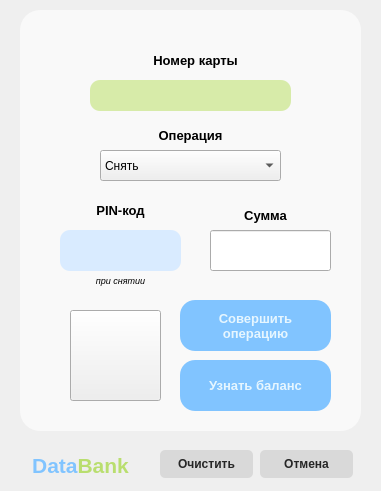
<?xml version="1.0" encoding="UTF-8"?>
<ui version="4.0">
 <class>Bankomat</class>
 <widget class="QDialog" name="Bankomat">
  <property name="geometry">
   <rect>
    <x>0</x>
    <y>0</y>
    <width>381</width>
    <height>491</height>
   </rect>
  </property>
  <property name="windowTitle">
   <string>Dialog</string>
  </property>
  <widget class="QLabel" name="label_7">
   <property name="geometry">
    <rect>
     <x>10</x>
     <y>450</y>
     <width>141</width>
     <height>31</height>
    </rect>
   </property>
   <property name="cursor">
    <cursorShape>CrossCursor</cursorShape>
   </property>
   <property name="text">
    <string>&lt;html&gt;&lt;head/&gt;&lt;body&gt;&lt;p align=&quot;center&quot;&gt;&lt;span style=&quot; font-size:16pt; font-weight:600; color:#81c4ff;&quot;&gt;Data&lt;/span&gt;&lt;span style=&quot; font-size:16pt; font-weight:600; color:#b9de6f;&quot;&gt;Bank&lt;/span&gt;&lt;/p&gt;&lt;/body&gt;&lt;/html&gt;</string>
   </property>
  </widget>
  <widget class="QPushButton" name="cancel_2">
   <property name="geometry">
    <rect>
     <x>160</x>
     <y>450</y>
     <width>93</width>
     <height>28</height>
    </rect>
   </property>
   <property name="cursor">
    <cursorShape>PointingHandCursor</cursorShape>
   </property>
   <property name="styleSheet">
    <string notr="true">QPushButton:hover{background: #ebc834; border-radius: 5px; border: 0.2px solid #d7eba9; color: #ffffff; font-size: 9pt; font-weight: bold;}																
QPushButton{background: #d9d9d9; border-radius: 5px; color: #262626; font-size: 9pt; font-weight: bold;}</string>
   </property>
   <property name="text">
    <string>Очистить</string>
   </property>
  </widget>
  <widget class="QGroupBox" name="groupBox">
   <property name="geometry">
    <rect>
     <x>20</x>
     <y>10</y>
     <width>341</width>
     <height>421</height>
    </rect>
   </property>
   <property name="styleSheet">
    <string notr="true">QGroupBox{background: #F9F9F9;
border-radius: 20px;}
</string>
   </property>
   <property name="title">
    <string/>
   </property>
   <widget class="QLabel" name="label_4">
    <property name="geometry">
     <rect>
      <x>80</x>
      <y>30</y>
      <width>191</width>
      <height>41</height>
     </rect>
    </property>
    <property name="text">
     <string>&lt;html&gt;&lt;head/&gt;&lt;body&gt;&lt;p align=&quot;center&quot;&gt;&lt;span style=&quot; font-size:10pt; font-weight:600;&quot;&gt;Номер карты&lt;/span&gt;&lt;/p&gt;&lt;/body&gt;&lt;/html&gt;</string>
    </property>
    <property name="alignment">
     <set>Qt::AlignCenter</set>
    </property>
   </widget>
   <widget class="QLineEdit" name="cardNumber">
    <property name="geometry">
     <rect>
      <x>70</x>
      <y>70</y>
      <width>201</width>
      <height>31</height>
     </rect>
    </property>
    <property name="styleSheet">
     <string notr="true">background: #d7eba9;
border-radius: 10px;
</string>
    </property>
    <property name="maxLength">
     <number>16</number>
    </property>
   </widget>
   <widget class="QPushButton" name="createButton">
    <property name="geometry">
     <rect>
      <x>160</x>
      <y>290</y>
      <width>151</width>
      <height>51</height>
     </rect>
    </property>
    <property name="styleSheet">
     <string notr="true">QPushButton{background: #81C4FF; border-radius: 15px; color: #e6f6ff; font-size: 10pt; font-weight: bold;} 
QPushButton:hover{background: #e6f6ff; border-radius: 15px; color: #81C4FF; font-size: 10pt; font-weight: bold;}</string>
    </property>
    <property name="text">
     <string>Совершить
операцию</string>
    </property>
   </widget>
   <widget class="QComboBox" name="comboBox">
    <property name="geometry">
     <rect>
      <x>80</x>
      <y>140</y>
      <width>181</width>
      <height>31</height>
     </rect>
    </property>
    <item>
     <property name="text">
      <string>Cнять</string>
     </property>
    </item>
    <item>
     <property name="text">
      <string>Положить</string>
     </property>
    </item>
   </widget>
   <widget class="QLabel" name="label">
    <property name="geometry">
     <rect>
      <x>50</x>
      <y>110</y>
      <width>241</width>
      <height>31</height>
     </rect>
    </property>
    <property name="text">
     <string>&lt;html&gt;&lt;head/&gt;&lt;body&gt;&lt;p align=&quot;center&quot;&gt;&lt;span style=&quot; font-size:10pt; font-weight:600;&quot;&gt;Операция&lt;/span&gt;&lt;/p&gt;&lt;/body&gt;&lt;/html&gt;</string>
    </property>
   </widget>
   <widget class="QLineEdit" name="deposit">
    <property name="geometry">
     <rect>
      <x>190</x>
      <y>220</y>
      <width>121</width>
      <height>41</height>
     </rect>
    </property>
   </widget>
   <widget class="QLabel" name="label_5">
    <property name="geometry">
     <rect>
      <x>200</x>
      <y>190</y>
      <width>91</width>
      <height>31</height>
     </rect>
    </property>
    <property name="text">
     <string>&lt;html&gt;&lt;head/&gt;&lt;body&gt;&lt;p align=&quot;center&quot;&gt;&lt;span style=&quot; font-size:10pt; font-weight:600;&quot;&gt;Сумма&lt;/span&gt;&lt;/p&gt;&lt;/body&gt;&lt;/html&gt;</string>
    </property>
   </widget>
   <widget class="QLineEdit" name="pin">
    <property name="geometry">
     <rect>
      <x>40</x>
      <y>220</y>
      <width>121</width>
      <height>41</height>
     </rect>
    </property>
    <property name="styleSheet">
     <string notr="true">background: #d9ebff;
border-radius: 10px;
</string>
    </property>
    <property name="text">
     <string/>
    </property>
    <property name="maxLength">
     <number>4</number>
    </property>
    <property name="echoMode">
     <enum>QLineEdit::Password</enum>
    </property>
    <property name="clearButtonEnabled">
     <bool>false</bool>
    </property>
   </widget>
   <widget class="QLabel" name="label_6">
    <property name="geometry">
     <rect>
      <x>-20</x>
      <y>180</y>
      <width>241</width>
      <height>41</height>
     </rect>
    </property>
    <property name="text">
     <string>&lt;html&gt;&lt;head/&gt;&lt;body&gt;&lt;p align=&quot;center&quot;&gt;&lt;span style=&quot; font-size:10pt; font-weight:600;&quot;&gt;PIN-код&lt;/span&gt;&lt;/p&gt;&lt;/body&gt;&lt;/html&gt;</string>
    </property>
    <property name="alignment">
     <set>Qt::AlignCenter</set>
    </property>
   </widget>
   <widget class="QPushButton" name="pushButton">
    <property name="geometry">
     <rect>
      <x>50</x>
      <y>300</y>
      <width>91</width>
      <height>91</height>
     </rect>
    </property>
    <property name="styleSheet">
     <string notr="true">border-image:url(:/images/images/get-money.png);
background: none;</string>
    </property>
    <property name="text">
     <string/>
    </property>
   </widget>
   <widget class="QPushButton" name="createButton_2">
    <property name="geometry">
     <rect>
      <x>160</x>
      <y>350</y>
      <width>151</width>
      <height>51</height>
     </rect>
    </property>
    <property name="styleSheet">
     <string notr="true">QPushButton{background: #81C4FF; border-radius: 15px; color: #e6f6ff; font-size: 10pt; font-weight: bold;} 
QPushButton:hover{background: #e6f6ff; border-radius: 15px; color: #81C4FF; font-size: 10pt; font-weight: bold;}</string>
    </property>
    <property name="text">
     <string>Узнать баланс</string>
    </property>
   </widget>
   <widget class="QLabel" name="label_8">
    <property name="geometry">
     <rect>
      <x>40</x>
      <y>250</y>
      <width>121</width>
      <height>41</height>
     </rect>
    </property>
    <property name="text">
     <string>&lt;html&gt;&lt;head/&gt;&lt;body&gt;&lt;p align=&quot;center&quot;&gt;&lt;span style=&quot; font-size:7pt; font-style:italic;&quot;&gt;при снятии&lt;/span&gt;&lt;/p&gt;&lt;/body&gt;&lt;/html&gt;</string>
    </property>
    <property name="alignment">
     <set>Qt::AlignCenter</set>
    </property>
   </widget>
  </widget>
  <widget class="QPushButton" name="cancel">
   <property name="geometry">
    <rect>
     <x>260</x>
     <y>450</y>
     <width>93</width>
     <height>28</height>
    </rect>
   </property>
   <property name="cursor">
    <cursorShape>PointingHandCursor</cursorShape>
   </property>
   <property name="styleSheet">
    <string notr="true">QPushButton:hover{background: #ffafa5; border-radius: 5px; border: 0.2px solid #d7eba9; color: #ffffff; font-size: 9pt; font-weight: bold;}																
QPushButton{background: #d9d9d9; border-radius: 5px; color: #262626; font-size: 9pt; font-weight: bold;}</string>
   </property>
   <property name="text">
    <string>Отмена</string>
   </property>
  </widget>
 </widget>
 <resources/>
 <connections/>
</ui>
